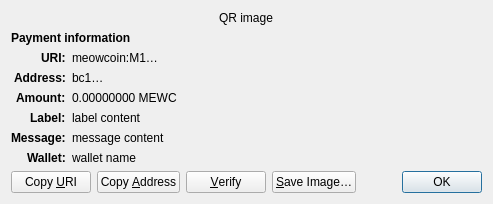
<?xml version="1.0" encoding="UTF-8"?>
<ui version="4.0">
 <class>ReceiveRequestDialog</class>
 <widget class="QDialog" name="ReceiveRequestDialog">
  <property name="geometry">
   <rect>
    <x>0</x>
    <y>0</y>
    <width>413</width>
    <height>229</height>
   </rect>
  </property>
  <property name="windowTitle">
   <string>Request payment to …</string>
  </property>
  <layout class="QGridLayout" name="gridLayout" columnstretch="0,1">
   <property name="sizeConstraint">
    <enum>QLayout::SetFixedSize</enum>
   </property>
   <item row="0" column="0" colspan="2" alignment="Qt::AlignHCenter">
    <widget class="QRImageWidget" name="qr_code">
     <property name="text">
      <string notr="true">QR image</string>
     </property>
     <property name="textInteractionFlags">
      <set>Qt::NoTextInteraction</set>
     </property>
    </widget>
   </item>
   <item row="1" column="0" colspan="2">
    <widget class="QLabel" name="payment_header">
     <property name="font">
      <font>
       <weight>75</weight>
       <bold>true</bold>
      </font>
     </property>
     <property name="text">
      <string>Payment information</string>
     </property>
     <property name="textInteractionFlags">
      <set>Qt::NoTextInteraction</set>
     </property>
    </widget>
   </item>
   <item row="2" column="0" alignment="Qt::AlignRight|Qt::AlignTop">
    <widget class="QLabel" name="uri_tag">
     <property name="font">
      <font>
       <weight>75</weight>
       <bold>true</bold>
      </font>
     </property>
     <property name="text">
      <string notr="true">URI:</string>
     </property>
     <property name="textFormat">
      <enum>Qt::PlainText</enum>
     </property>
     <property name="textInteractionFlags">
      <set>Qt::NoTextInteraction</set>
     </property>
    </widget>
   </item>
   <item row="2" column="1" alignment="Qt::AlignTop">
    <widget class="QLabel" name="uri_content">
     <property name="text">
      <string notr="true">meowcoin:M1…</string>
     </property>
     <property name="textFormat">
      <enum>Qt::RichText</enum>
     </property>
     <property name="wordWrap">
      <bool>true</bool>
     </property>
     <property name="textInteractionFlags">
      <set>Qt::TextSelectableByMouse</set>
     </property>
    </widget>
   </item>
   <item row="3" column="0" alignment="Qt::AlignRight|Qt::AlignTop">
    <widget class="QLabel" name="address_tag">
     <property name="font">
      <font>
       <weight>75</weight>
       <bold>true</bold>
      </font>
     </property>
     <property name="text">
      <string>Address:</string>
     </property>
     <property name="textInteractionFlags">
      <set>Qt::NoTextInteraction</set>
     </property>
    </widget>
   </item>
   <item row="3" column="1" alignment="Qt::AlignTop">
    <widget class="QLabel" name="address_content">
     <property name="text">
      <string notr="true">bc1…</string>
     </property>
     <property name="textFormat">
      <enum>Qt::PlainText</enum>
     </property>
     <property name="textInteractionFlags">
      <set>Qt::TextSelectableByMouse</set>
     </property>
    </widget>
   </item>
   <item row="4" column="0" alignment="Qt::AlignRight|Qt::AlignTop">
    <widget class="QLabel" name="amount_tag">
     <property name="font">
      <font>
       <weight>75</weight>
       <bold>true</bold>
      </font>
     </property>
     <property name="text">
      <string>Amount:</string>
     </property>
     <property name="textInteractionFlags">
      <set>Qt::NoTextInteraction</set>
     </property>
    </widget>
   </item>
   <item row="4" column="1" alignment="Qt::AlignTop">
    <widget class="QLabel" name="amount_content">
     <property name="text">
      <string notr="true">0.00000000 MEWC</string>
     </property>
     <property name="textFormat">
      <enum>Qt::PlainText</enum>
     </property>
     <property name="textInteractionFlags">
      <set>Qt::TextSelectableByMouse</set>
     </property>
    </widget>
   </item>
   <item row="5" column="0" alignment="Qt::AlignRight|Qt::AlignTop">
    <widget class="QLabel" name="label_tag">
     <property name="font">
      <font>
       <weight>75</weight>
       <bold>true</bold>
      </font>
     </property>
     <property name="text">
      <string>Label:</string>
     </property>
     <property name="textInteractionFlags">
      <set>Qt::NoTextInteraction</set>
     </property>
    </widget>
   </item>
   <item row="5" column="1" alignment="Qt::AlignTop">
    <widget class="QLabel" name="label_content">
     <property name="text">
      <string notr="true">label content</string>
     </property>
     <property name="textFormat">
      <enum>Qt::PlainText</enum>
     </property>
     <property name="wordWrap">
      <bool>true</bool>
     </property>
     <property name="textInteractionFlags">
      <set>Qt::TextSelectableByMouse</set>
     </property>
    </widget>
   </item>
   <item row="6" column="0" alignment="Qt::AlignRight|Qt::AlignTop">
    <widget class="QLabel" name="message_tag">
     <property name="font">
      <font>
       <weight>75</weight>
       <bold>true</bold>
      </font>
     </property>
     <property name="text">
      <string>Message:</string>
     </property>
     <property name="textInteractionFlags">
      <set>Qt::NoTextInteraction</set>
     </property>
    </widget>
   </item>
   <item row="6" column="1" alignment="Qt::AlignTop">
    <widget class="QLabel" name="message_content">
     <property name="text">
      <string notr="true">message content</string>
     </property>
     <property name="textFormat">
      <enum>Qt::PlainText</enum>
     </property>
     <property name="wordWrap">
      <bool>true</bool>
     </property>
     <property name="textInteractionFlags">
      <set>Qt::TextSelectableByMouse</set>
     </property>
    </widget>
   </item>
   <item row="7" column="0" alignment="Qt::AlignRight|Qt::AlignTop">
    <widget class="QLabel" name="wallet_tag">
     <property name="font">
      <font>
       <weight>75</weight>
       <bold>true</bold>
      </font>
     </property>
     <property name="text">
      <string>Wallet:</string>
     </property>
     <property name="textInteractionFlags">
      <set>Qt::NoTextInteraction</set>
     </property>
    </widget>
   </item>
   <item row="7" column="1" alignment="Qt::AlignTop">
    <widget class="QLabel" name="wallet_content">
     <property name="text">
      <string notr="true">wallet name</string>
     </property>
     <property name="textFormat">
      <enum>Qt::PlainText</enum>
     </property>
     <property name="wordWrap">
      <bool>true</bool>
     </property>
     <property name="textInteractionFlags">
      <set>Qt::TextSelectableByMouse</set>
     </property>
    </widget>
   </item>
   <item row="8" column="0" colspan="2">
    <layout class="QHBoxLayout" name="horizontalLayout">
     <item>
      <widget class="QPushButton" name="btnCopyURI">
       <property name="text">
        <string>Copy &amp;URI</string>
       </property>
       <property name="autoDefault">
        <bool>false</bool>
       </property>
      </widget>
     </item>
     <item>
      <widget class="QPushButton" name="btnCopyAddress">
       <property name="text">
        <string>Copy &amp;Address</string>
       </property>
       <property name="autoDefault">
        <bool>false</bool>
       </property>
      </widget>
     </item>
     <item>
      <widget class="QPushButton" name="btnVerify">
       <property name="text">
        <string>&amp;Verify</string>
       </property>
       <property name="toolTip">
        <string>Verify this address on e.g. a hardware wallet screen</string>
       </property>
       <property name="autoDefault">
        <bool>false</bool>
       </property>
      </widget>
     </item>
     <item>
      <widget class="QPushButton" name="btnSaveAs">
       <property name="text">
        <string>&amp;Save Image…</string>
       </property>
       <property name="autoDefault">
        <bool>false</bool>
       </property>
      </widget>
     </item>
     <item>
      <spacer name="horizontalSpacer_2">
       <property name="orientation">
        <enum>Qt::Horizontal</enum>
       </property>
       <property name="sizeHint" stdset="0">
        <size>
         <width>40</width>
         <height>20</height>
        </size>
       </property>
      </spacer>
     </item>
     <item>
      <widget class="QDialogButtonBox" name="buttonBox">
       <property name="focusPolicy">
        <enum>Qt::StrongFocus</enum>
       </property>
       <property name="standardButtons">
        <set>QDialogButtonBox::Ok</set>
       </property>
      </widget>
     </item>
    </layout>
   </item>
  </layout>
 </widget>
 <customwidgets>
  <customwidget>
   <class>QRImageWidget</class>
   <extends>QLabel</extends>
   <header>qt/qrimagewidget.h</header>
  </customwidget>
 </customwidgets>
 <tabstops>
  <tabstop>buttonBox</tabstop>
  <tabstop>btnCopyURI</tabstop>
  <tabstop>btnCopyAddress</tabstop>
  <tabstop>btnSaveAs</tabstop>
 </tabstops>
 <resources/>
 <connections>
  <connection>
   <sender>buttonBox</sender>
   <signal>accepted()</signal>
   <receiver>ReceiveRequestDialog</receiver>
   <slot>accept()</slot>
   <hints>
    <hint type="sourcelabel">
     <x>135</x>
     <y>230</y>
    </hint>
    <hint type="destinationlabel">
     <x>135</x>
     <y>126</y>
    </hint>
   </hints>
  </connection>
 </connections>
</ui>
